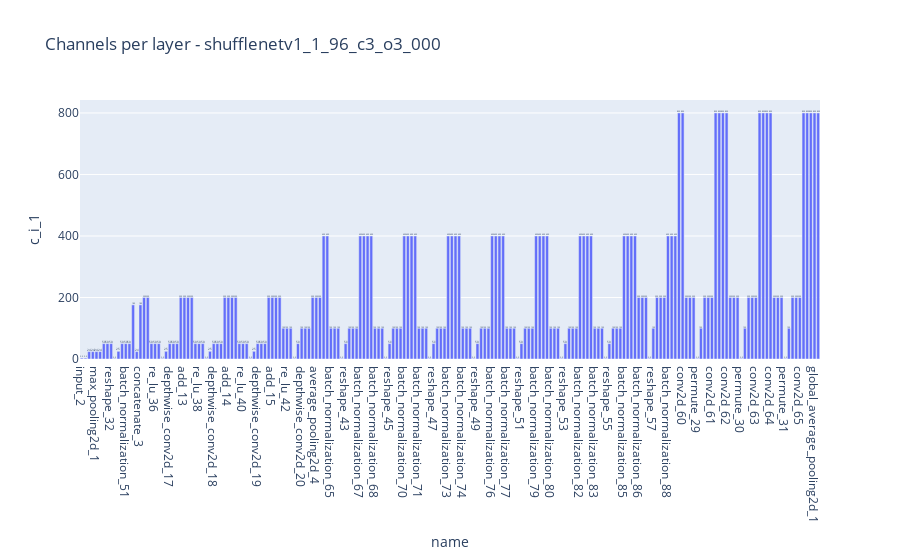

Source (notebook cell):
### Code cell
fig3 = px.bar(df, x="name", y= "c_i_1", text_auto=".2s",
    title=f"Channels per layer - {model_name}")
#fig2.add_hline(y=256000, line_width=3, line_dash="dash", line_color="orange")
#fig3.update_yaxes(autorange="reversed")
#fig3.update_yaxes(rangemode="tozero")
# fig3.update_yaxes(
#     range=(0, 1280),
#     constrain='domain'
# )
fig3.show()

### Figure 1 — Plotly figure (JSON) as saved in the notebook; plotly's stock layout.template omitted (floating-point values rounded to 4 significant figures; data arrays with more than 128 entries replaced by an {"elided": "..."} marker saying what was removed)
{"data": [{"alignmentgroup": "True", "hovertemplate": "name=%{x}<br>c_i_1=%{y}<extra></extra>", "legendgroup": "", "marker": {"color": "#636efa", "pattern": {"shape": ""}}, "name": "", "offsetgroup": "", "orientation": "v", "showlegend": false, "textposition": "auto", "texttemplate": "%{y:.2s}", "type": "bar", "x": {"elided": "202 str values"}, "xaxis": "x", "y": {"elided": "202 int values"}, "yaxis": "y"}], "layout": {"barmode": "relative", "legend": {"tracegroupgap": 0}, "title": {"text": "Channels per layer - shufflenetv1_1_96_c3_o3_000"}, "xaxis": {"anchor": "y", "domain": [0, 1], "title": {"text": "name"}}, "yaxis": {"anchor": "x", "domain": [0, 1], "title": {"text": "c_i_1"}}}}
